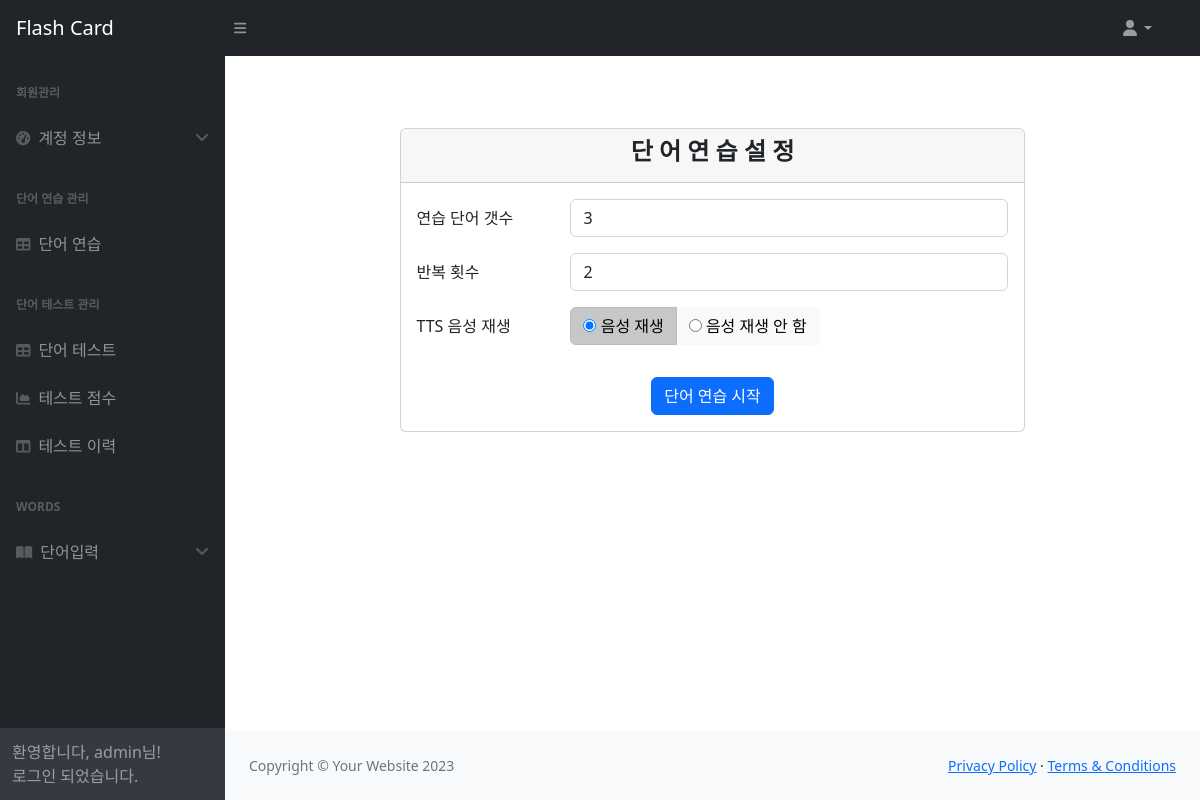
Page /trains/trains-setting/ (signed in) on the committed database.
### users/models.py (models this page shows)
class Config(models.Model):
    train_word_count = models.IntegerField(default=0)
    train_seconds = models.IntegerField(default=0)
    train_repeat = models.IntegerField(default=0)
    train_tts_play = models.BooleanField(default=False)
    exam_word_count = models.IntegerField(default=0)
    exam_seconds = models.IntegerField(default=0)
    exam_tts_play = models.BooleanField(default=False)
    exam_difficulty = models.IntegerField(default=0)
    user_find_hint = models.CharField(max_length=100, default='Korea')
    update_date = models.DateTimeField(auto_now_add=True)
    id_user = models.ForeignKey("auth.User", related_name="config_user", on_delete=models.CASCADE, db_column="id_user")

### trains/views.py (the view, shortened to what this page needs)
# urls.py: path("trains-setting/",  views.TrainsIndex.as_view(), name="trains-setting"),
class TrainsIndex(LoginRequiredMixin, View):
    login_url = '/login/'  # 로그인 페이지 URL 설정
    def get(self, request):
        user = request.user
        try:
            config = Config.objects.get(id_user=user.id)
        except ObjectDoesNotExist:
            config = Config()
        context = {'config': config}
        return render(request, 'trains/trains_setting.html', context)

### trains/templates/trains/trains_setting.html (shortened to what this page needs)
{% extends 'base.html' %}
{% block content %}
<div class="container mt-5">
    <div class="row justify-content-center">
        <div class="col-md-8">
            <div class="card my-4">
                <div class="card-header text-center">
                    <h4><b>단 어 연 습 설 정</b></h4>
                </div>
                <div class="card-body">
                    <form class="form-inline" action="{% url 'trains-setting' %}" method="post">
                        <div class="row mb-3">
                            <label for="train_word_count" class="col-sm-3 col-form-label">연습 단어 갯수</label>
                            <div class="col-sm-9">
                                <input type="text" id="train_word_count" name="train_word_count"
                                       value="{{ config.train_word_count }}"
                                       class="form-control" placeholder="단어 갯수을 입력하세요(단어 범위 보다 작으면 랜덤 선택 됩니다.)"
                                       required>
                            </div>
                        </div>
                        <div class="row mb-3">
                            <label for="train_repeat" class="col-sm-3 col-form-label">반복 횟수</label>
                            <div class="col-sm-9">
                                <input type="text" id="train_repeat" name="train_repeat"
                                       value="{{ config.train_repeat }}"
                                       class="form-control" placeholder="반복 횟수를 입력하세요"
                                       required>
                            </div>
                        </div>
                        <div class="row mb-3">
                            <label class="col-sm-3 col-form-label">TTS 음성 재생</label>
                            <div class="col-sm-9">
                                <div class="btn-group btn-group-toggle" data-toggle="buttons">
                                    <label class="btn btn-light active">
                                        <input type="radio" name="train_tts_play" value="True"
                                               {% if config.train_tts_play %}checked{% endif %}> 음성 재생
                                    </label>
                                    <label class="btn btn-light">
                                        <input type="radio" name="train_tts_play" value="False"
                                               {% if not config.train_tts_play %}checked{% endif %}> 음성 재생 안 함
                                    </label>
                                </div>
                            </div>
                        </div>
                        <div class="text-center">
                            <button type="submit" class="btn btn-primary mt-3">단어 연습 시작</button>
                        </div>
                    </form>
                </div>
            </div>
        </div>
    </div>
</div>
{% endblock content %}

### templates/base.html (shortened to what this page needs)
<!DOCTYPE html>
{%load static %}
<html lang="ko">
<head>
    <link href="https://cdn.jsdelivr.net/npm/simple-datatables@7.1.2/dist/style.min.css" rel="stylesheet"/>
    <link href="{% static 'css/styles.css' %}" rel="stylesheet"/>
</head>
<body class="sb-nav-fixed">
<header>
    <nav class="sb-topnav navbar navbar-expand navbar-dark bg-dark">
        <a class="navbar-brand ps-3" href="{% url 'index' %}">Flash Card</a>
        <button class="btn btn-link btn-sm order-1 order-lg-0 me-4 me-lg-0" id="sidebarToggle" href="#!"><i
                class="fas fa-bars"></i></button>
        <form class="d-none d-md-inline-block form-inline ms-auto me-0 me-md-3 my-2 my-md-0">
            <ul class="navbar-nav ms-auto ms-md-0 me-3 me-lg-4">
                <li class="nav-item dropdown">
                    <a class="nav-link dropdown-toggle" id="navbarDropdown" href="#" role="button"
                       data-bs-toggle="dropdown"
                       aria-expanded="false"><i class="fas fa-user fa-fw"></i></a>
                </li>
            </ul>
        </form>
    </nav>
</header>
<div id="layoutSidenav">
    <div id="layoutSidenav_nav">
        <nav class="sb-sidenav accordion sb-sidenav-dark" id="sidenavAccordion">
            <div class="sb-sidenav-menu">
                <div class="nav">
                    <div class="sb-sidenav-menu-heading">회원관리</div>
                    <a class="nav-link" data-bs-toggle="collapse" data-bs-target="#collapsePages" aria-expanded="false"
                       aria-controls="collapsePages">
                        <div class="sb-nav-link-icon"><i class="fas fa-tachometer-alt"></i></div>
                        계정 정보
                        <div class="sb-sidenav-collapse-arrow"><i class="fas fa-angle-down"></i></div>
                    </a>
                    <div class="sb-sidenav-menu-heading">단어 연습 관리</div>
                    <a class="nav-link collapsed" href="{% url 'trains-setting' %}">
                        <div class="sb-nav-link-icon"><i class="fas fa-table"></i></div>
                        단어 연습
                    </a>
                    <div class="sb-sidenav-menu-heading">단어 테스트 관리</div>
                    <a class="nav-link" href="{% url 'exam-setting' %}">
                        <div class="sb-nav-link-icon"><i class="fas fa-table"></i></div>
                        단어 테스트
                    </a>
                    <a class="nav-link" href="{% url 'Word_Test_Score' %}">
                        <div class="sb-nav-link-icon"><i class="fas fa-chart-area"></i></div>
                        테스트 점수
                    </a>
                    <a class="nav-link" href="{% url 'Word_Test_History' %}">
                        <div class="sb-nav-link-icon"><i class="fas fa-columns"></i></div>
                        테스트 이력
                    </a>
                    <div class="sb-sidenav-menu-heading">words</div>
                    <a class="nav-link" data-bs-toggle="collapse" data-bs-target="#words" aria-expanded="false"
                       aria-controls="collapsePages">
                        <div class="sb-nav-link-icon"><i class="fas fa-book-open"></i></i></div>
                        단어입력
                        <div class="sb-sidenav-collapse-arrow"><i class="fas fa-angle-down"></i></div>
                    </a>
                </div>
            </div>
            <div class="sb-sidenav-footer">
                {% if user.is_authenticated %}
                환영합니다, {{ user.username }}님! <br>로그인 되었습니다.
                {% else %}
                    로그인 후 이용가능
                {% endif %}
            </div>
        </nav>
    </div>
    <div id="layoutSidenav_content">
        <main>
            {%block content%}
            {%endblock content%}
        </main>
        <footer class="py-4 bg-light mt-auto">
            <div class="container-fluid px-4">
                <div class="d-flex align-items-center justify-content-between small">
                    <div class="text-muted">Copyright &copy; Your Website 2023</div>
                    <div>
                        <a href="#">Privacy Policy</a>
                        &middot;
                        <a href="#">Terms &amp; Conditions</a>
                    </div>
                </div>
            </div>
        </footer>
    </div>
</div>
</body>
</html>

### rows in the picture
Config: train_word_count "3", train_repeat "2", train_tts_play "☑ 음성 재생", train_tts_play "☐ 음성 재생 안 함"

### other values in the picture
{{ user.username }} "admin"
